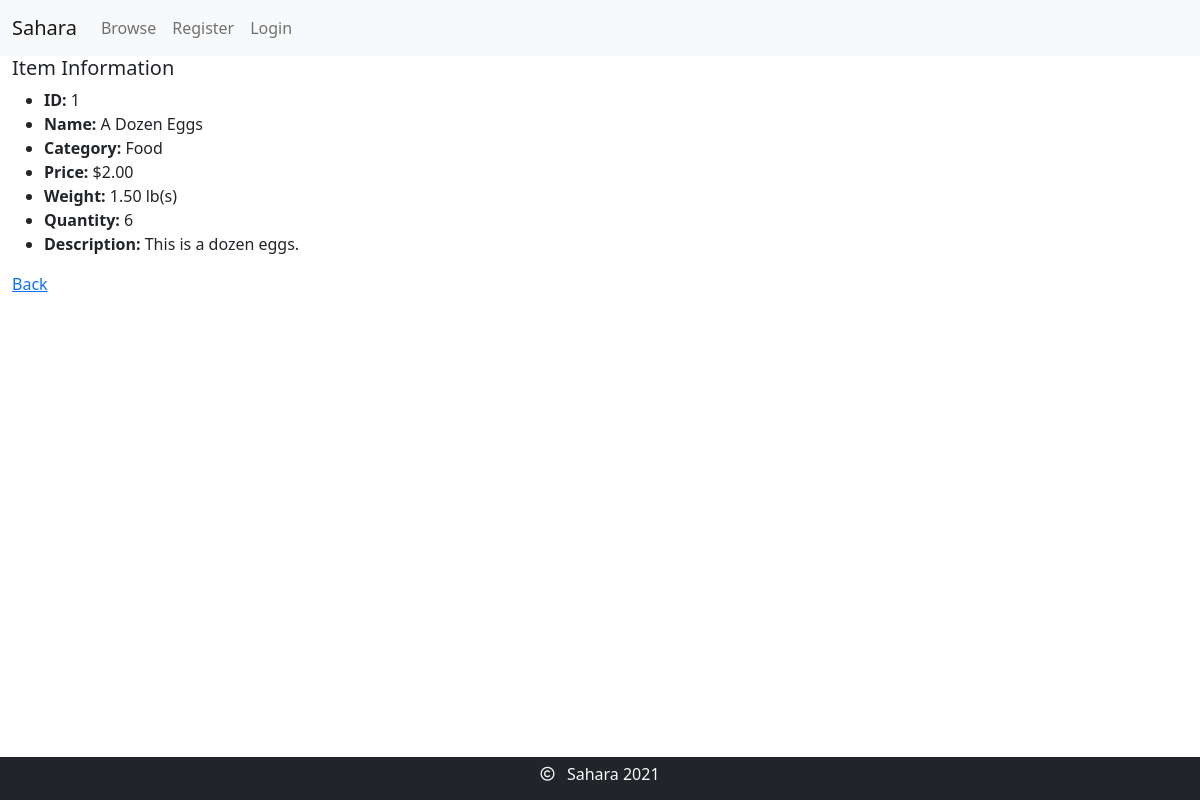
Screenshot of /inventory/1/ with the database file from the repository.
### inventory/models.py (models this page shows, shortened)
class Item(models.Model):
    name = models.CharField(
        max_length=50,
        null=False,
        validators=[
            MinLengthValidator(2),
            MaxLengthValidator(50),
            RegexValidator("^[A-Za-z0-9,'%&:\-\.\(\) ]{2,50}$"),
            ProhibitNullCharactersValidator()
        ]
    )
    weight = models.DecimalField(
        max_digits=6,
        decimal_places=2,
        null=False,
        default=1,
        validators=[
            MinValueValidator(0.01),
            MaxValueValidator(5000)
        ]
    )
    price = models.DecimalField(
        max_digits=7,
        decimal_places=2,
        null=False,
        default=0,
        validators=[
            MinValueValidator(0),
            MaxValueValidator(99_999.99)
        ]
    )
    description = models.CharField(
        max_length=250,
        null=False,
        validators=[
            MinLengthValidator(1),
            MaxLengthValidator(250),
            RegexValidator(regex="^[^;]{1,250}$", message="Semicolons are not allowed."),
            ProhibitNullCharactersValidator()
        ]
    )
    quantity = models.IntegerField(
        null=False,
        default=0,
        validators=[
            MinValueValidator(0),
            MaxValueValidator(100)
        ]
    )
    category = models.ForeignKey(Category, null=True, on_delete=models.SET_NULL)

class Category(models.Model):
    name = models.CharField(
        max_length=30,
        null=False,
        unique=True,
        validators=[
            MinLengthValidator(2),
            MaxLengthValidator(30),
            RegexValidator("^[A-Za-z,& ]{3,30}$"),
            ProhibitNullCharactersValidator()
        ]
    )
    description = models.CharField(
        max_length=250,
        null=False,
        validators=[
            MinLengthValidator(1),
            MaxLengthValidator(250),
            RegexValidator(regex="^[^;]{1,250}$", message="Semicolons are not allowed."),
            ProhibitNullCharactersValidator()
        ]
    )
    class Meta:
        verbose_name_plural = "Categories"
        ordering = ("name",)

### inventory/views.py (the view)
# urls.py: path('<int:pk>/', views.ItemDetailView.as_view(), name="item_detail"),
class ItemDetailView(DetailView):
    template_name = "items/detail.html"
    model = Item
    context_object_name = "item"

### inventory/templates/items/detail.html
{% extends "base/base.html" %}
{% block content %}
    <h5>Item Information</h5>
    <ul>
        <li><b>ID:</b> {{ item.id }}</li>
        <li><b>Name:</b> {{ item.name }}</li>
        <li><b>Category:</b> {% firstof item.category.name "N/A" %}</li>
        <li><b>Price:</b> ${{ item.price }}</li>
        <li><b>Weight:</b> {{ item.weight }} lb(s)</li>
        <li><b>Quantity:</b> {{ item.quantity }}</li>
        <li><b>Description:</b> {{ item.description }}</li>
    </ul>
    <a href="{% url 'inventory:item_list' %}">Back</a>
{% endblock content %}

### rows the page displays
Item: id "1", name "A Dozen Eggs", category.name "Food", price "2.00", weight "1.50", quantity "6", description "This is a dozen eggs."
